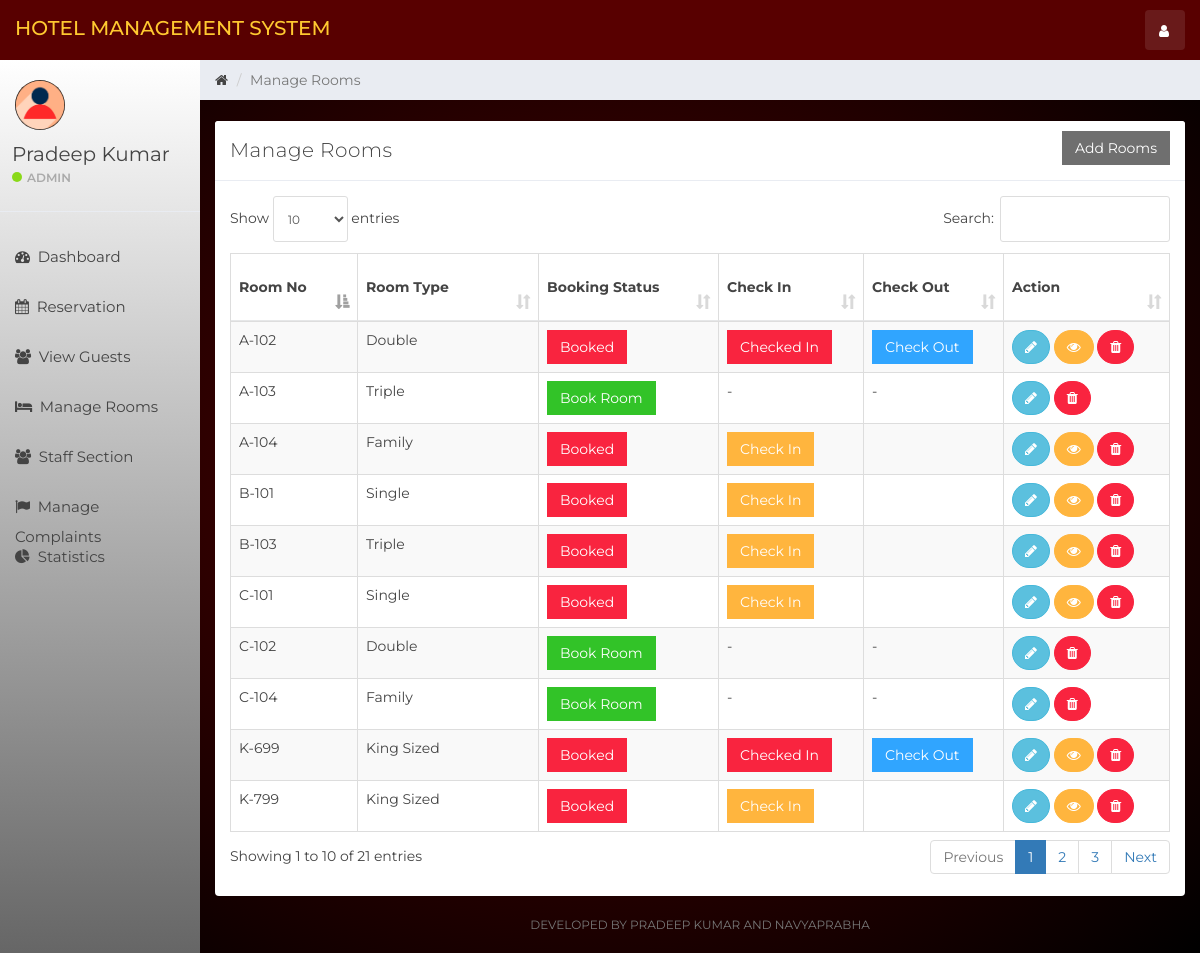
Screenshot of / (signed in) with the database file from the repository.
### tables this page shows
CREATE TABLE `user` (
  `id` int(11) NOT NULL,
  `name` varchar(100) NOT NULL,
  `username` varchar(15) NOT NULL,
  `email` varchar(100) NOT NULL,
  `password` varchar(100) NOT NULL,
  `created_at` timestamp NOT NULL DEFAULT current_timestamp()
);

CREATE TABLE `room` (
  `room_id` int(10) NOT NULL,
  `room_type_id` int(10) NOT NULL,
  `room_no` varchar(10) NOT NULL,
  `status` tinyint(1) DEFAULT NULL,
  `check_in_status` tinyint(1) NOT NULL,
  `check_out_status` tinyint(1) NOT NULL,
  `deleteStatus` tinyint(1) DEFAULT 0
);

CREATE TABLE `room_type` (
  `room_type_id` int(10) NOT NULL,
  `room_type` varchar(100) NOT NULL,
  `price` int(10) NOT NULL,
  `max_person` int(10) NOT NULL
);

### room_mang.php (the view, shortened to what this page needs)
<div class="col-sm-9 col-sm-offset-3 col-lg-10 col-lg-offset-2 main">
    <div class="row">
        <ol class="breadcrumb">
            <li><a href="#">
                    <em class="fa fa-home"></em>
                </a></li>
            <li class="active">Manage Rooms</li>
        </ol>
    </div>
    <br>
    <div class="row">
        <div class="col-lg-12">
        </div>
    </div>
    <div class="row">
        <div class="col-lg-12">
            <div class="panel panel-default">
                <div class="panel-heading">Manage Rooms
                    <button class="btn btn-secondary pull-right" style="border-radius:0%" data-toggle="modal" data-target="#addRoom">Add Rooms</button>
                </div>
                <div class="panel-body">
                    <table class="table table-striped table-bordered table-responsive" cellspacing="0" width="100%"
                           id="rooms">
                        <thead>
                        <tr>
                            <th>Room No</th>
                            <th>Room Type</th>
                            <th>Booking Status</th>
                            <th>Check In</th>
                            <th>Check Out</th>
                            <th>Action</th>
                        </tr>
                        </thead>
                        <tbody>
                        <?php
                        $room_query = "SELECT * FROM room NATURAL JOIN room_type WHERE deleteStatus = 0";
                        $rooms_result = mysqli_query($connection, $room_query);
                        if (mysqli_num_rows($rooms_result) > 0) {
                            while ($rooms = mysqli_fetch_assoc($rooms_result)) { ?>
                                <tr>
                                    <td><?php echo $rooms['room_no'] ?></td>
                                    <td><?php echo $rooms['room_type'] ?></td>
                                    <td>
                                        <?php
                                        if ($rooms['status'] == 0) {
                                            echo '<a href="index.php?reservation&room_id=' . $rooms['room_id'] . '&room_type_id=' . $rooms['room_type_id'] . '" class="btn btn-success" style="border-radius:0%">Book Room</a>';
                                        } else {
                                            echo '<a href="#" class="btn btn-danger" style="border-radius:0%">Booked</a>';
                                        }
                                        ?>
                                    <td>
                                        <?php
                                        if ($rooms['status'] == 1 && $rooms['check_in_status'] == 0) {
                                            echo '<button class="btn btn-warning" id="checkInRoom"  data-id="' . $rooms['room_id'] . '" data-toggle="modal" style="border-radius:0%" data-target="#checkIn">Check In</button>';
                                        } elseif ($rooms['status'] == 0) {
                                            echo '-';
                                        } else {
                                            echo '<a href="#" class="btn btn-danger" style="border-radius:0%">Checked In</a>';
                                        }
                                        ?>
                                    </td>
                                    <td>
                                        <?php
                                        if ($rooms['status'] == 1 && $rooms['check_in_status'] == 1) {
                                            echo '<button class="btn btn-primary" style="border-radius:0%" id="checkOutRoom" data-id="' . $rooms['room_id'] . '">Check Out</button>';
                                        } elseif ($rooms['status'] == 0) {
                                            echo '-';
                                        }
                                        ?>
                                    </td>
                                    <td>
                                        <button title="Edit Room Information" style="border-radius:60px;" data-toggle="modal"
                                                data-target="#editRoom" data-id="<?php echo $rooms['room_id']; ?>"
                                                id="roomEdit" class="btn btn-info"><i class="fa fa-pencil"></i></button>
                                        <?php
                                        if ($rooms['status'] == 1) {
                                            echo '<button title="Customer Information" data-toggle="modal" data-target="#cutomerDetailsModal" data-id="' . $rooms['room_id'] . '" id="cutomerDetails" class="btn btn-warning" style="border-radius:60px;"><i class="fa fa-eye"></i></button>';
                                        }
                                        ?>
                                        <a href="ajax.php?delete_room=<?php echo $rooms['room_id']; ?>"
                                           class="btn btn-danger" style="border-radius:60px;" onclick="return confirm('Are you Sure?')"><i
                                                    class="fa fa-trash" alt="delete"></i></a>
                                    </td>
                                </tr>
                            <?php }
                        } else {
                            echo "No Rooms";
                        }
                        ?>
                        </tbody>
                    </table>
                </div>
            </div>
        </div>
    </div>
    <div class="row">
        <div class="col-sm-12">
        <p class="back-link">Developed By Pradeep Kumar and Navyaprabha</p>
        </div>
    </div>
</div>

### header.php (shortened to what this page needs)
<!DOCTYPE html>
<html>
<head>
    <link href="css/bootstrap.min.css" rel="stylesheet">
    <link href="css/font-awesome.min.css" rel="stylesheet">
    <link href="css/datepicker3.css" rel="stylesheet">
    <link href="css/dataTables.bootstrap.min.css" rel="stylesheet">
    <link href="css/styles.css" rel="stylesheet">
</head>
<body>
<nav class="navbar navbar-custom navbar-fixed-top" role="navigation">
    <div class="container-fluid">
        <div class="navbar-header">
            <a class="navbar-brand" href="index.php?dashboard"><span>Hotel Management System</span></a>
            <ul class="nav navbar-top-links navbar-right">
                <li class="dropdown"><a class="dropdown-toggle count-info" data-toggle="dropdown" href="#">
                        <em class="fa fa-user"></em>
                    </a>
                </li>
            </ul>
        </div>
    </div>
</nav>

### sidebar.php (shortened to what this page needs)
<div id="sidebar-collapse" class="col-sm-3 col-lg-2 sidebar">
    <div class="profile-sidebar">
        <div class="profile-userpic">
            <img src="img/user.png" class="img-responsive" alt="">
        </div>
        <div class="profile-usertitle">
            <div class="profile-usertitle-name"><?php echo $user['name'];?></div>
            <div class="profile-usertitle-status"><span class="indicator label-success"></span>Admin</div>
        </div>
    </div>
    <ul class="nav menu">
    <?php
        if (isset($_GET['dashboard'])){ ?>
            <li class="active">
                <a href="index.php?dashboard"><em class="fa fa-dashboard">&nbsp;</em>
                    Dashboard
                </a>
            </li>
        <?php } else{?>
            <li>
                <a href="index.php?dashboard"><em class="fa fa-dashboard">&nbsp;</em>
                    Dashboard
                </a>
            </li>
        <?php }
        if (isset($_GET['reservation'])){ ?>
            <li class="active">
            <a href="index.php?reservation"><em class="fa fa-calendar">&nbsp;</em>
                    Reservation
                </a>
            </li>
        <?php } else{?>
            <li>
            <a href="index.php?reservation"><em class="fa fa-calendar">&nbsp;</em>
                    Reservation
                </a>
            </li>
        <?php }
        if (isset($_GET['view_guests'])){ ?>
            <li class="active">
                <a href="index.php?view_guests"><em class="fa fa-users">&nbsp;</em>
                    View Guests
                </a>
            </li>
        <?php } else{?>
            <li>
            <a href="index.php?view_guests"><em class="fa fa-users">&nbsp;</em>
                    View Guests
                </a>
            </li>
        <?php }
        if (isset($_GET['room_mang'])){ ?>
            <li class="active">
                <a href="index.php?room_mang"><em class="fa fa-bed">&nbsp;</em>
                    Manage Rooms
                </a>
            </li>
        <?php } else{?>
            <li>
            <a href="index.php?room_mang"><em class="fa fa-bed">&nbsp;</em>
                    Manage Rooms
                </a>
            </li>
        <?php }
        if (isset($_GET['staff_mang'])){ ?>
            <li class="active">
                <a href="index.php?staff_mang"><em class="fa fa-users">&nbsp;</em>
                    Staff Section
                </a>
            </li>
        <?php } else{?>
            <li>
                <a href="index.php?staff_mang"><em class="fa fa-users">&nbsp;</em>
                    Staff Section
                </a>
            </li>
        <?php }
        if (isset($_GET['complain'])){ ?>
            <li class="active">
                <a href="index.php?complain"><em class="fa fa-flag">&nbsp;</em>
                    Manage Complaints
                </a>
            </li>
        <?php } else{?>
            <li>
                <a href="index.php?complain"><em class="fa fa-flag">&nbsp;</em>
                    Manage Complaints
                </a>
            </li>
        <?php }
        ?>
        <?php
        if (isset($_GET['statistics'])){ ?>
            <li class="active">
                <a href="index.php?statistics"><em class="fa fa-pie-chart">&nbsp;</em>
                    Statistics
                </a>
            </li>
        <?php } else{?>
        <li>
            <a href="index.php?statistics"><em class="fa fa-pie-chart">&nbsp;</em>
                Statistics
            </a>
        </li>
<?php }?>
    </ul>
</div>

### index.php (shortened to what this page needs)
<?php
include_once "db.php";
if (isset($_SESSION['user_id'])){
    $user_id = $_SESSION['user_id'];
    $userQuery = "SELECT * FROM user WHERE id = '$user_id'";
    $result = mysqli_query($connection, $userQuery);
    $user = mysqli_fetch_assoc($result);
}else{
    header('Location:login.php');
}
include_once "header.php";
include_once "sidebar.php";
if (isset($_GET['room_mang'])){
    include_once "room_mang.php";
}
elseif (isset($_GET['dashboard'])){
    include_once "dashboard.php";
}
elseif (isset($_GET['view_guests'])){
    include_once "view_guests.php";
}
elseif (isset($_GET['reservation'])){
    include_once "reservation.php";
}
elseif (isset($_GET['staff_mang'])){
    include_once "staff_mang.php";
}
elseif (isset($_GET['add_emp'])){
    include_once "add_emp.php";
}
elseif (isset($_GET['complain'])){
    include_once "complain.php";
}
elseif (isset($_GET['statistics'])){
    include_once "statistics.php";
}
elseif (isset($_GET['emp_history'])){
    include_once "emp_history.php";
}
else{
    include_once "room_mang.php";
}
include_once "footer.php";

### footer.php (shortened to what this page needs)
</body>
</html>

### rows the page displays
user: name "Pradeep Kumar"
room: room_no "A-102", room_type.room_type "Double", status "Booked"
room: room_no "A-103", room_type.room_type "Triple"
room: room_no "A-104", room_type.room_type "Family", status "Booked"
room: room_no "B-101", room_type.room_type "Single", status "Booked"
room: room_no "B-103", room_type.room_type "Triple", status "Booked"
room: room_no "C-101", room_type.room_type "Single", status "Booked"
room: room_no "C-102", room_type.room_type "Double"
room: room_no "C-104", room_type.room_type "Family"
room: room_no "K-699", room_type.room_type "King Sized", status "Booked"
room: room_no "K-799", room_type.room_type "King Sized", status "Booked"
